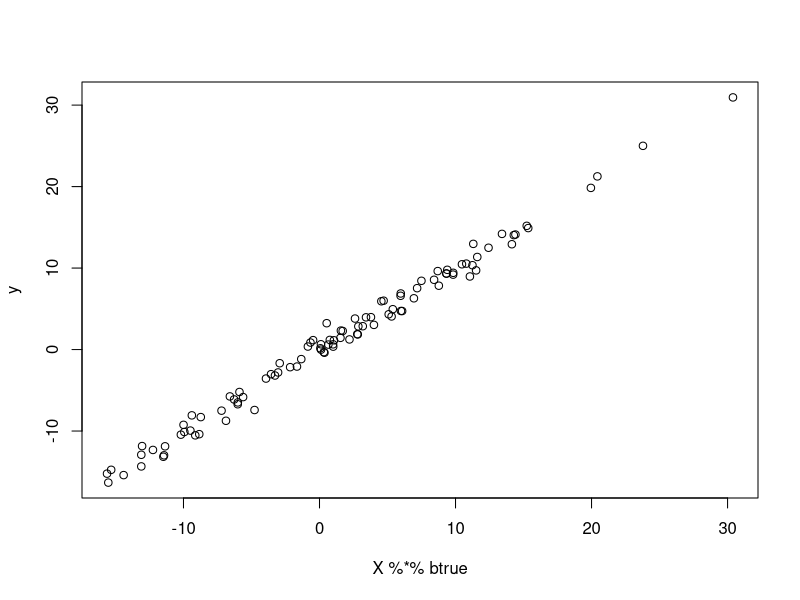
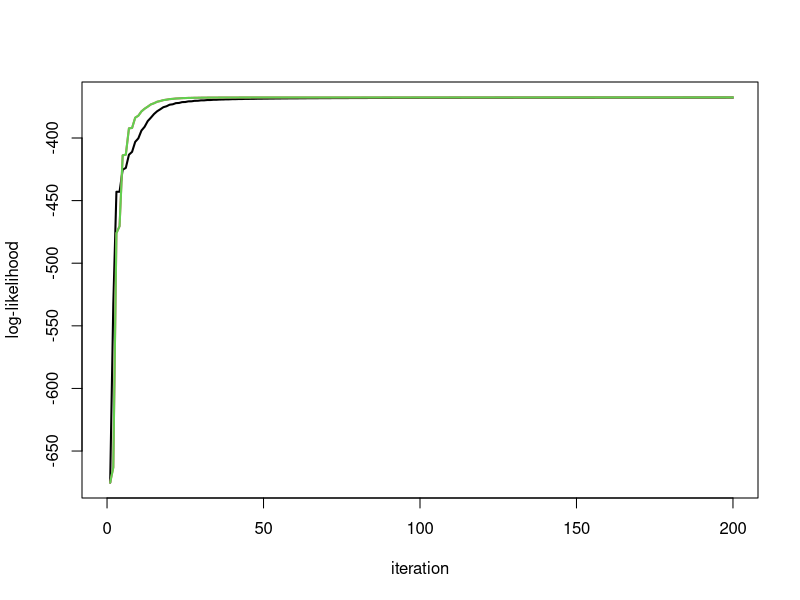
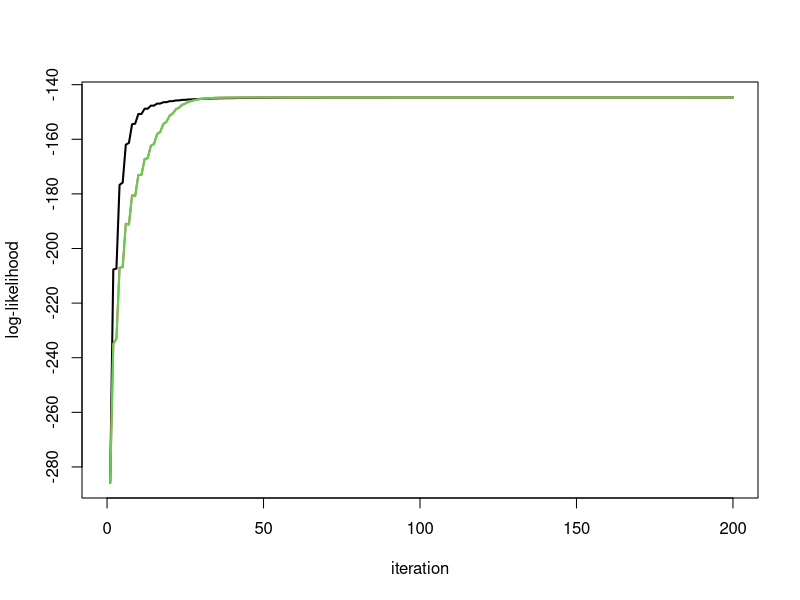
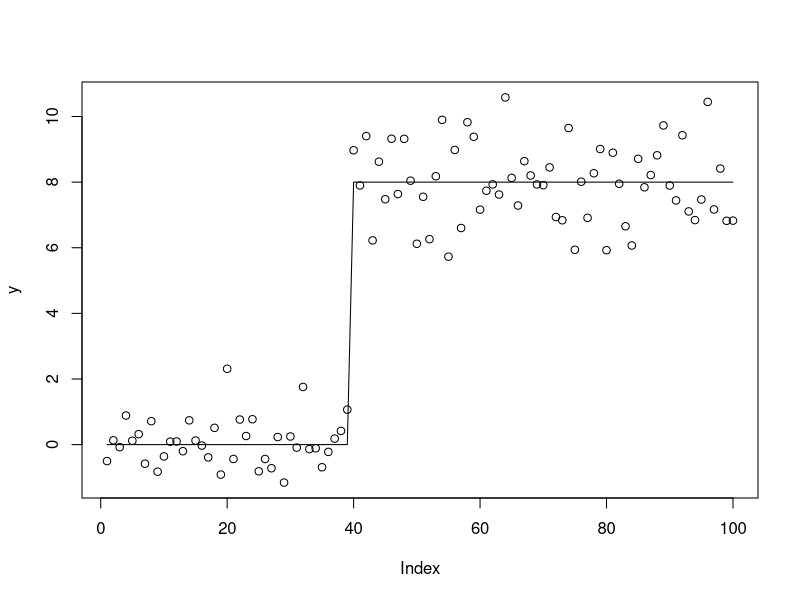
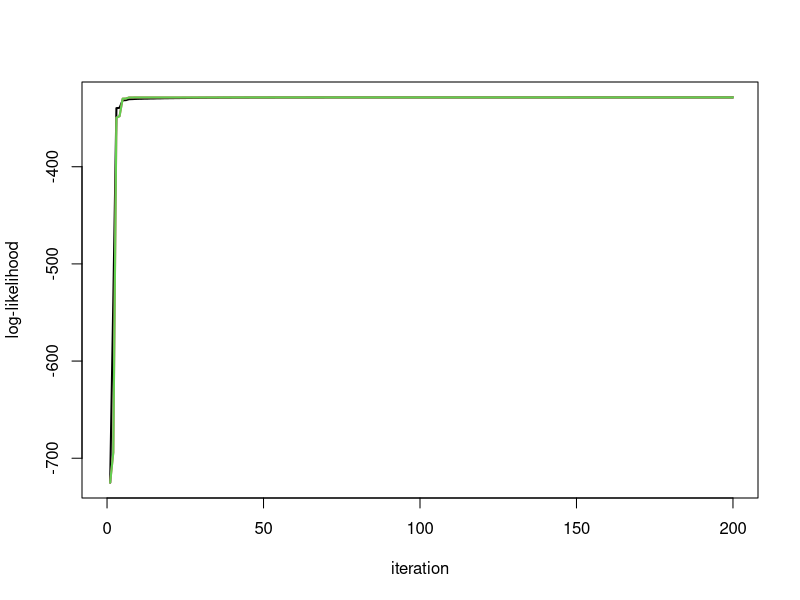
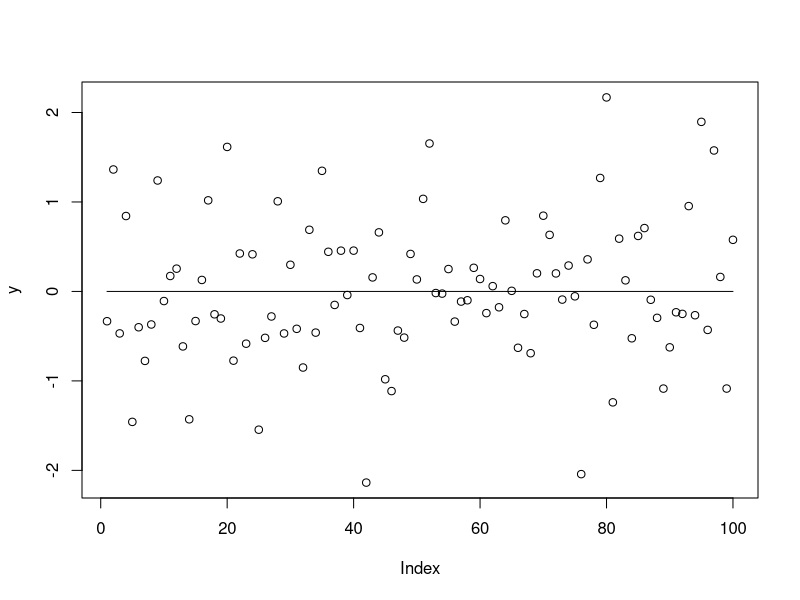
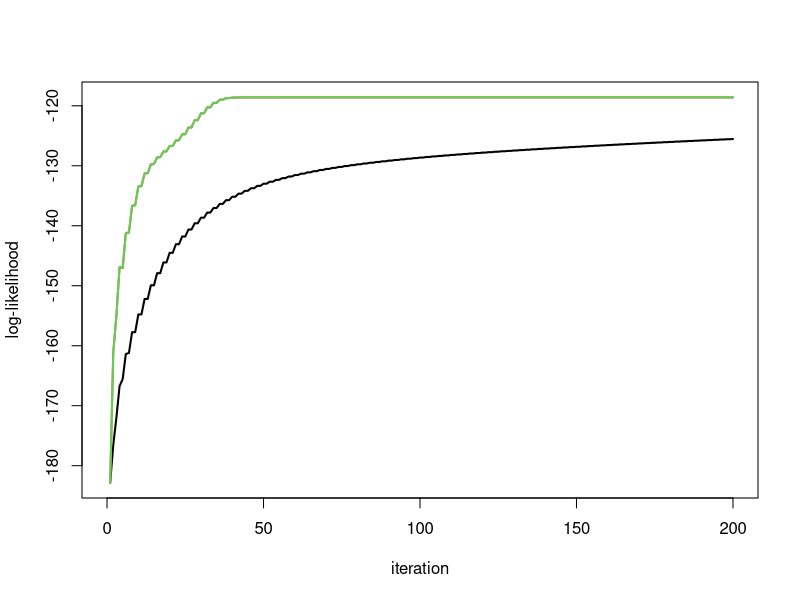
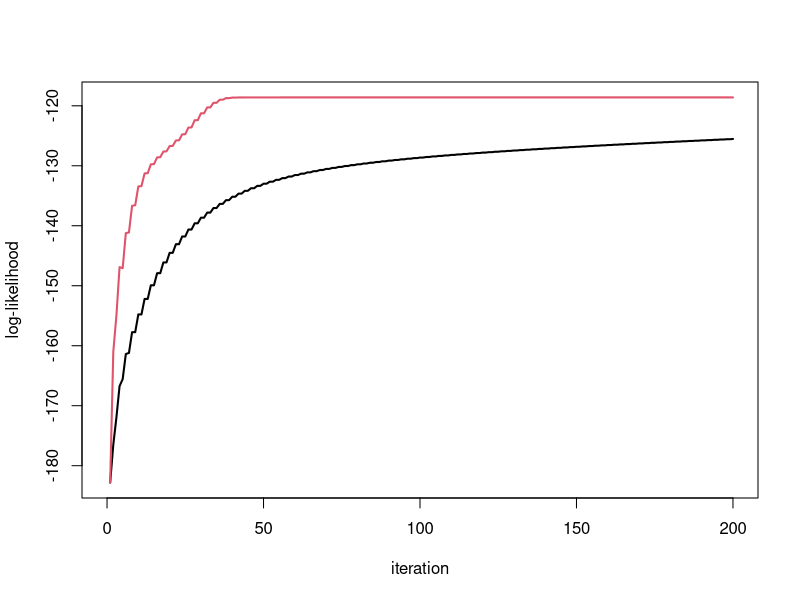

These charts were generated, in order, by the following R code:
## ---- chunk 1
ridge_indep_em1 = function(y, d2, s2, sb2, niter=10){
  k = length(y)
  loglik = rep(0,2*niter)
  
  for(i in 1:niter){
    
    prior_var = sb2*d2
    data_var = s2
    
    loglik[2*i-1] = sum(dnorm(y,mean=0,sd = sqrt(sb2*d2 + s2),log=TRUE))
    
    # update sb2
    post_var = 1/((1/prior_var) + (1/data_var)) #posterior variance of theta
    post_mean =  post_var * (1/data_var) * y # posterior mean of theta
    sb2 = mean((post_mean^2 + post_var)/d2)
     
    loglik[2*i] = sum(dnorm(y,mean=0,sd = sqrt(sb2*d2 + s2),log=TRUE))
    
    # update s2
    r = y - post_mean # residuals
    s2 = mean(r^2 + post_var)
  }
  return(list(s2=s2,sb2=sb2,loglik=loglik,postmean = post_mean))
}
## ---- chunk 2
ridge_indep_em2 = function(y, d2, s2, sb2, niter=10, recompute_between_updates = FALSE){
  k = length(y)
  loglik = rep(0,2*niter)
  for(i in 1:niter){
    loglik[2*i-1] = sum(dnorm(y,mean=0,sd = sqrt(sb2*d2 + s2),log=TRUE))
    
    prior_var = d2 # prior variance for theta
    data_var = s2/sb2 # variance of y/sb, which has mean theta
    post_var = 1/((1/prior_var) + (1/data_var)) #posterior variance of theta
    post_mean =  post_var * (1/data_var) * (y/sqrt(sb2)) # posterior mean of theta
    
    sb2 = (sum(y*post_mean)/sum(post_mean^2 + post_var))^2
    
    
    loglik[2*i] = sum(dnorm(y,mean=0,sd = sqrt(sb2*d2 + s2),log=TRUE))
    
    if(recompute_between_updates){
      prior_var = d2 # prior variance for theta
      data_var = s2/sb2 # variance of y/sb, which has mean theta
      post_var = 1/((1/prior_var) + (1/data_var)) #posterior variance of theta
      post_mean =  post_var * (1/data_var) * (y/sqrt(sb2)) # posterior mean of theta
    }
    
    r = y - sqrt(sb2) * post_mean # residuals
    s2 = mean(r^2 + sb2 * post_var)
    
  }
  return(list(s2=s2,sb2=sb2,loglik=loglik,postmean = post_mean))
}

## ---- chunk 3
ridge_indep_em2b = function(y, d2, s2, sb2, niter=10, recompute_between_updates = FALSE){
  k = length(y)
  loglik = rep(0,2*niter)
  for(i in 1:niter){
    
    loglik[2*i-1] = sum(dnorm(y,mean=0,sd = sqrt(sb2*d2 + s2),log=TRUE))
    
    prior_var = 1 # prior variance for theta
    data_var = s2/(sb2*d2) # variance of y/(sb d), which has mean theta
    post_var = 1/((1/prior_var) + (1/data_var)) #posterior variance of theta
    post_mean =  post_var * (1/data_var) * y/(sqrt(sb2)*sqrt(d2)) # posterior mean of theta
    
    sb2 = (sum(y*post_mean*sqrt(d2))/sum(d2*(post_mean^2 + post_var)))^2
    
    loglik[2*i] = sum(dnorm(y,mean=0,sd = sqrt(sb2*d2 + s2),log=TRUE))
    
    if(recompute_between_updates){
      prior_var = 1 # prior variance for theta
      data_var = s2/(sb2*d2) # variance of y/(sb d), which has mean theta
      post_var = 1/((1/prior_var) + (1/data_var)) #posterior variance of theta
      post_mean =  post_var * (1/data_var) * y/(sqrt(sb2)*sqrt(d2)) # posterior mean of theta
    }
    
    r = y - sqrt(d2) * sqrt(sb2) * post_mean # residuals
    s2 = mean(r^2 + sb2 * d2 * post_var)
    
  }
  return(list(s2=s2,sb2=sb2,loglik=loglik,postmean = post_mean))
}

## ---- chunk 4
set.seed(100)
sd = 1
n = 100
p = n
X = matrix(rnorm(n*p),ncol=n)
btrue = rnorm(n)
y = X %*% btrue + sd*rnorm(n)

plot(X %*% btrue, y)
## ---- chunk 5
X.svd = svd(X)
ytilde = drop(X.svd$u %*% y)
yt.em1 = ridge_indep_em1(ytilde,X.svd$d^2,1,1,100)
yt.em2 = ridge_indep_em2(ytilde,X.svd$d^2,1,1,100)
yt.em2b = ridge_indep_em2b(ytilde,X.svd$d^2,1,1,100)


plot_loglik = function(res){
  maxloglik = max(res[[1]]$loglik)
  minloglik = min(res[[1]]$loglik)
  maxlen =length(res[[1]]$loglik)
  for(i in 2:length(res)){
    maxloglik = max(c(maxloglik,res[[i]]$loglik))
    minloglik = min(c(minloglik,res[[i]]$loglik))
    maxlen= max(maxlen, length(res[[i]]$loglik))
  }
  
  
  plot(res[[1]]$loglik,type="n",ylim=c(minloglik,maxloglik),xlim=c(0,maxlen),ylab="log-likelihood",
       xlab="iteration")
  for(i in 1:length(res)){
    lines(res[[i]]$loglik,col=i,lwd=2)
  }

}

plot_loglik(list(yt.em1,yt.em2,yt.em2b))
## ---- chunk 6
btrue = rep(0,n)
y = X %*% btrue + sd*rnorm(n)

X.svd = svd(X)
ytilde = drop(X.svd$u %*% y)
yt.em1 = ridge_indep_em1(ytilde,X.svd$d^2,1,1,100)
yt.em2 = ridge_indep_em2(ytilde,X.svd$d^2,1,1,100)
yt.em2b = ridge_indep_em2b(ytilde,X.svd$d^2,1,1,100)


plot_loglik(list(yt.em1,yt.em2,yt.em2b))
## ---- chunk 7
set.seed(100)
sd = 1
n = 100
p = n
X = matrix(0,nrow=n,ncol=n)
for(i in 1:n){
  X[i:n,i] = 1:(n-i+1)
}
btrue = rep(0,n)
btrue[40] = 8
btrue[41] = -8
y = X %*% btrue + sd*rnorm(n)

plot(y)
lines(X %*% btrue)
## ---- chunk 8
X.svd = svd(X)
ytilde = drop(X.svd$u %*% y)

yt.em1 = ridge_indep_em1(ytilde,X.svd$d^2,1,1,100)
yt.em2 = ridge_indep_em2(ytilde,X.svd$d^2,1,1,100)
yt.em2b = ridge_indep_em2b(ytilde,X.svd$d^2,1,1,100)

plot_loglik(list(yt.em1,yt.em2,yt.em2b))

## ---- chunk 9
sd = 1
n = 100
p = n
X = matrix(0,nrow=n,ncol=n)
for(i in 1:n){
  X[i:n,i] = 1:(n-i+1)
}
btrue = rep(0,n)

y = X %*% btrue + sd*rnorm(n)

plot(y)
lines(X %*% btrue)



## ---- chunk 10
X.svd = svd(X)
ytilde = drop(X.svd$u %*% y)

yt.em1 = ridge_indep_em1(ytilde,X.svd$d^2,1,1,100)
yt.em2 = ridge_indep_em2(ytilde,X.svd$d^2,1,1,100)
yt.em2b = ridge_indep_em2b(ytilde,X.svd$d^2,1,1,100)

plot_loglik(list(yt.em1,yt.em2,yt.em2b))
plot_loglik(list(yt.em1,yt.em2))
